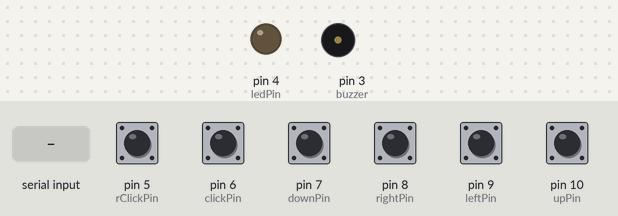
Bench run of a sketch on a simulated Arduino Uno, built with avr-gcc and run on an emulated ATmega328P. On the bench: output pins drawn as LEDs (lit = HIGH), buzzer (waves = sounding). The inputs (shaded band) are chosen by the test bench; at power-on: pin 5 (rClickPin), pin 6 (clickPin), pin 7 (downPin), pin 8 (rightPin), pin 9 (leftPin), pin 10 (upPin) HIGH.

Above: at 1.2 s.
1.3 s: "B" received over Serial
At 2.2 s:
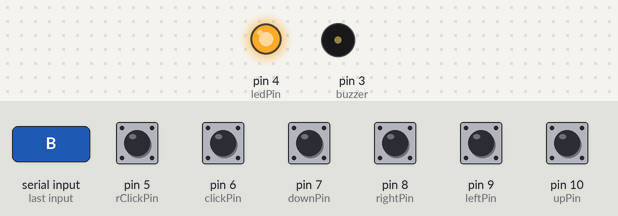
2.8 s: "S" received over Serial
At 2.9 s:
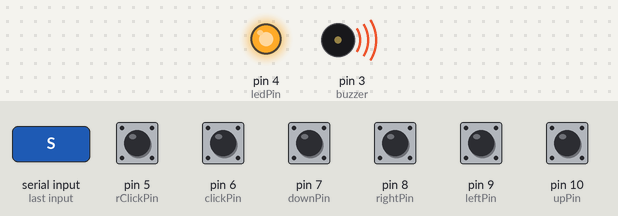
Timing chart, 0 to 5.8 s (numbered marks = the images above; inputs shaded):
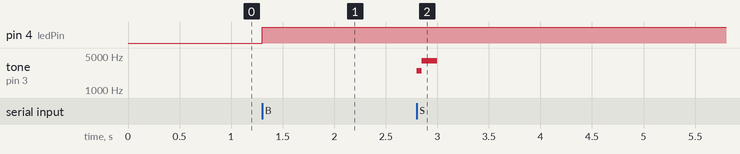

Measured:
- after the input at 1.3 s, pin 4 (ledPin): LOW → HIGH at once
- after the input at 2.8 s, tone on pin 3 (buzzer): silent → 2500 Hz at once, → 4000 Hz 0.05 s later, → silent 0.15 s later

The sketch:

Control_Buscaminas.ino
```cpp
int upPin = 10;
int downPin = 7;
int leftPin = 9;
int rightPin = 8;
int clickPin = 6;
int rClickPin=5;
int ledPin = 4;
int buzzer=3;

void setup() {
  Serial.begin(9600);
  pinMode(upPin, INPUT_PULLUP);
  pinMode(downPin, INPUT_PULLUP);
  pinMode(leftPin, INPUT_PULLUP);
  pinMode(rightPin, INPUT_PULLUP);
  pinMode(clickPin, INPUT_PULLUP);
  pinMode(rClickPin, INPUT_PULLUP);
  pinMode(ledPin, OUTPUT);
  pinMode(buzzer,OUTPUT);
}

void loop() {
  while (Serial.available() > 0) {
    char serialChar = Serial.read();
    if (serialChar == 'B') {
      digitalWrite(ledPin, HIGH);
      delay(200);
    }
    if (serialChar=='N'){
      digitalWrite(ledPin, LOW);
      delay(200);
    }
    if (serialChar=='S'){
      tone(buzzer,2500,150);
      delay(50);
      tone(buzzer,4000,150);
      delay(300);
    }
    if (serialChar=='M'){
      tone(buzzer,500,1000);
      delay(200);
    }
    if(serialChar=='W'){
      tone(buzzer,1500,500);
      delay(100);
      tone(buzzer,1000,500);
      delay(100);
      tone(buzzer,1500,500);
      delay(100);
      tone(buzzer,1000,500);
      delay(100);
      tone(buzzer,2000,500);
    }

  }

  if (!digitalRead(upPin)) {
    Serial.write('U');
    delay(200);
  }
  if (!digitalRead(downPin)) {
    Serial.write('D');
    delay(200);
  }
  if (!digitalRead(leftPin)) {
    Serial.write('L');
    delay(200);
  }
  if (!digitalRead(rightPin)) {
    Serial.write('R');
    delay(200);
  }
  if (!digitalRead(clickPin)) {
    Serial.write('C');
    delay(200);
  }
  if (!digitalRead(rClickPin)) {
    Serial.write('K');
    delay(200);
  }
}
```
